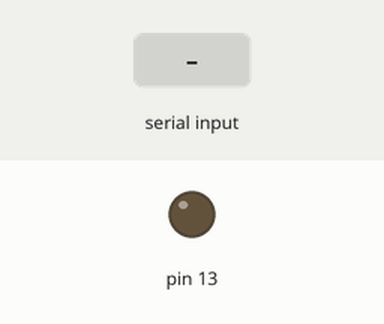
Bench run of a sketch on a simulated Arduino Uno, built with avr-gcc and run on an emulated ATmega328P. On the bench: output pins drawn as LEDs (lit = HIGH). Dashed ring = blinking. Inputs (shaded band) come from the test bench. What the sketch prints to the serial monitor is not drawn.

Above: at 1.2 s.
1.3 s: "1" received over Serial
At 2.1 s:
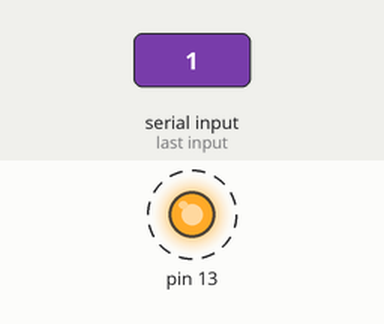
Timing chart, 0 to 10.3 s (numbered marks = the images above; inputs shaded):
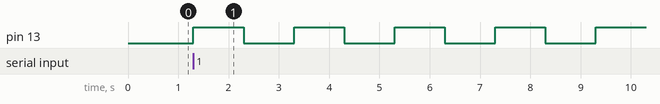

Measured:
- after the input at 1.3 s, pin 13: alternates HIGH for 1.0 s and LOW for 1.0 s, starting at once

The sketch:

python_test.ino
```cpp
void setup(){
  Serial.begin(9600);
  pinMode(13, OUTPUT);
  Serial.write('1');
}
void loop (){
  if(Serial.available()>0){
    digitalWrite(13, HIGH);
    delay(1000);
    digitalWrite(13, LOW);
    delay(1000);

  }
}
```
